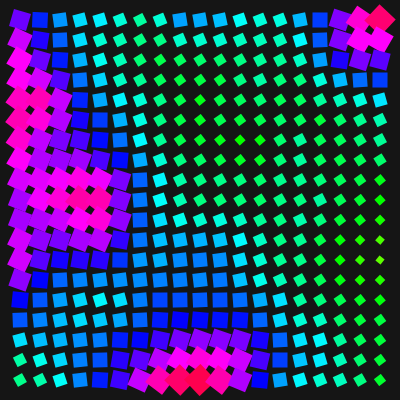
Frame 1 (no input)
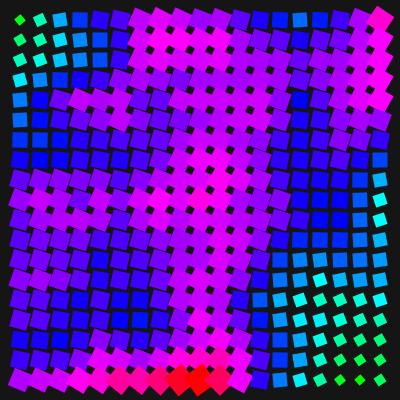
Frame 60 (the mouse pressed at the canvas centre just before this capture)
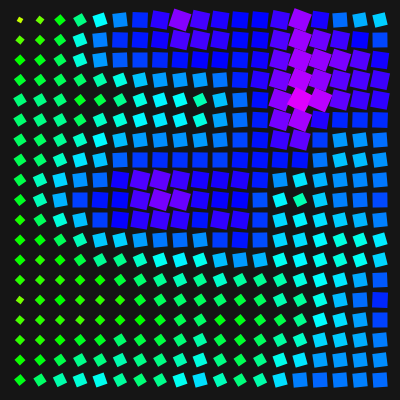
Frame 120 (the mouse held since frame 60 and released just before this capture)

The Processing sketch that drew these frames (run headless with seeded random() and noise(); from frame 60 on, the mouse is pressed at the canvas centre):

// Processing sketch: sketch_black_white_not_black_white
// ── sketch_black_white_not_black_white.pde

void setup(){
  size(400, 400);
  background(0);
  noStroke();
  fill(200);
  rectMode(CENTER);
  frameRate(30);
  colorMode(HSB, 360, 100, 100);
}

void draw(){
  background(30);
 
  for(int i = 20; i < width; i += 20){
    for(int j = 20; j < height; j += 20){
      float n = noise(i * 0.005, j * 0.005, frameCount * 0.05);
      pushMatrix();
      translate(i, j);
      float c = map(n, 0, 0.8, 0, 360);
      fill(c, 100, 100);
      println(c);
      rotate(PI * n);
      scale(n * 30);
      rect(0, 0, 1, 1);
      popMatrix();
    }
  }
  
}
